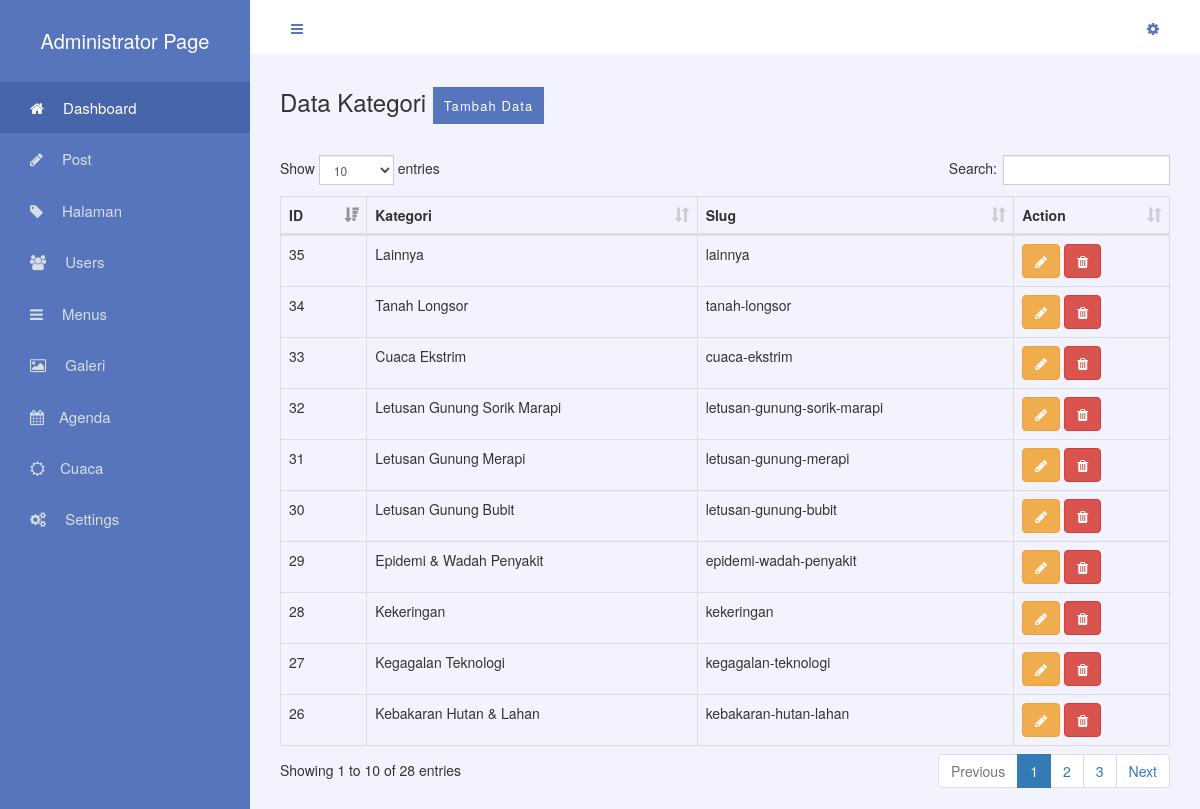
The page /gz-admin/dashboard.php?module=kategori_data (signed in) on the database its author committed.
### tables this page shows
CREATE TABLE `kategori` (
  `id_kategori` int(5) NOT NULL,
  `nama_kategori` varchar(50) NOT NULL,
  `slug_kategori` varchar(100) NOT NULL,
  `aktif` enum('Y','N') NOT NULL DEFAULT 'Y'
);

### gz-includes/class.database.php (called while the page is built, shortened)
<?php
class database{
	public $mysql;
	function __construct(){
		$this->mysql = new mysqli(HOST, USERDB, PASSDB, DB);
	}
	function get_results($query_str){
		$query = $this->mysql->query($query_str);
		$data = [];
		while($fetch_data = $query->fetch_assoc()){
			$data[] = $fetch_data;
		}
		return $data;
	}
}

### gz-admin/module/kategori.php (the view, shortened to what this page needs)
<?php
function kategori_data(){
	global $db;
	$query_str = "SELECT * FROM kategori";
	$data = $db->get_results($query_str);
	?>
	<div class="module-header">
		<h3 class="module-title">Data Kategori
			<a href="?module=add_kategori" class="btn-add">Tambah Data</a>
		</h3>
	</div>
	<div class="module-body">
		<table class="table table-bordered" id="table-users">
			<thead>
				<tr>
					<th>ID</th>
					<th>Kategori</th>
					<th>Slug</th>
					<th>Action</th>
				</tr>
			</thead>
			<tbody>
				<?php foreach ($data as $d): ?>
					<tr>
						<td><?php echo $d['id_kategori']; ?></td>
						<td><?php echo $d['nama_kategori']; ?></td>
						<td><?php echo $d['slug_kategori']; ?></td>
						<td>
							<a class="btn btn-warning btn-small" href="?module=edit_kategori&id=<?php echo $d['id_kategori']; ?>"><span class="fa fa-pencil"></span></a>
							<form method="POST" action="?module=kategori_data" style="display: inline-block;">
								<button class="btn btn-danger btn-small" input="submit" name="delete">
									<span class="fa fa-trash"></span>
								</button>
							</form>
						</td>
					</tr>
				<?php  endforeach; ?>
			</tbody>
		</table>
	</div>
	<?php
}
	?>

### gz-admin/css/dashboard.css (style rules this page uses)
* { box-sizing: border-box; }
html, body { padding: 0; margin: 0; height: 100%; font-family: sans-serif; position: relative; }
.module-header, .module-body, .module-footer { padding: 15px 30px; }
.btn-add { text-decoration: none !important; background: #5675bd; padding: 8px 10px; color: #FFF !important; font-size: 13px; letter-spacing: 1.1px; vertical-align: middle; margin-left: 0px; cursor: pointer; border: 1px solid transparent; transition: 0.3s ease; border-radius: 0 !important; }
.module-body { position: relative; height: 100%; }

### rows shown on the page
kategori: id_kategori "26", nama_kategori "Kebakaran Hutan & Lahan", slug_kategori "kebakaran-hutan-lahan"
kategori: id_kategori "27", nama_kategori "Kegagalan Teknologi", slug_kategori "kegagalan-teknologi"
kategori: id_kategori "28", nama_kategori "Kekeringan", slug_kategori "kekeringan"
kategori: id_kategori "29", nama_kategori "Epidemi & Wadah Penyakit", slug_kategori "epidemi-wadah-penyakit"
kategori: id_kategori "30", nama_kategori "Letusan Gunung Bubit", slug_kategori "letusan-gunung-bubit"
kategori: id_kategori "31", nama_kategori "Letusan Gunung Merapi", slug_kategori "letusan-gunung-merapi"
kategori: id_kategori "32", nama_kategori "Letusan Gunung Sorik Marapi", slug_kategori "letusan-gunung-sorik-marapi"
kategori: id_kategori "33", nama_kategori "Cuaca Ekstrim", slug_kategori "cuaca-ekstrim"
kategori: id_kategori "34", nama_kategori "Tanah Longsor", slug_kategori "tanah-longsor"
kategori: id_kategori "35", nama_kategori "Lainnya", slug_kategori "lainnya"
